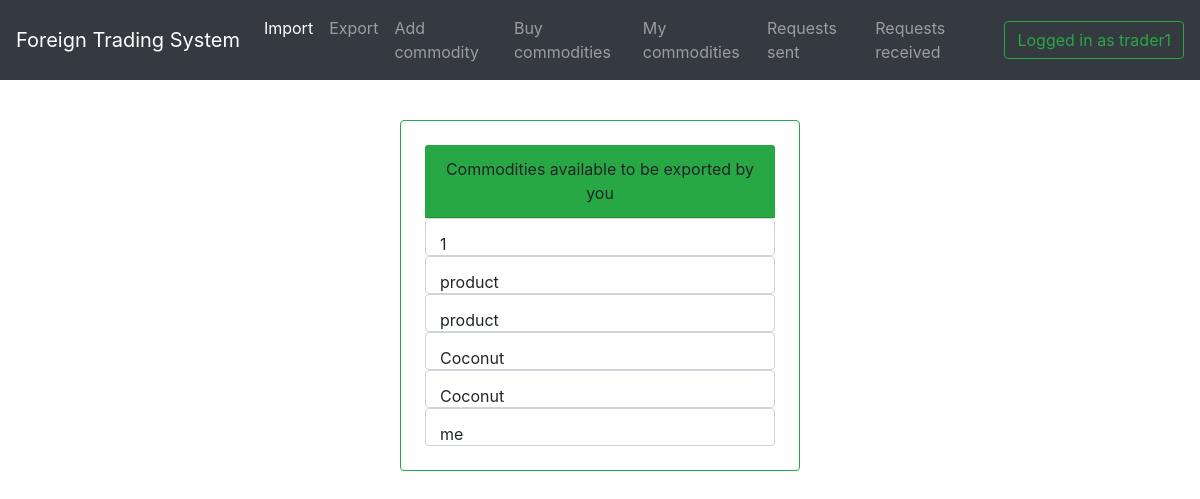
Before: /trade/mycommodities/view/ (signed in) with the older database file.
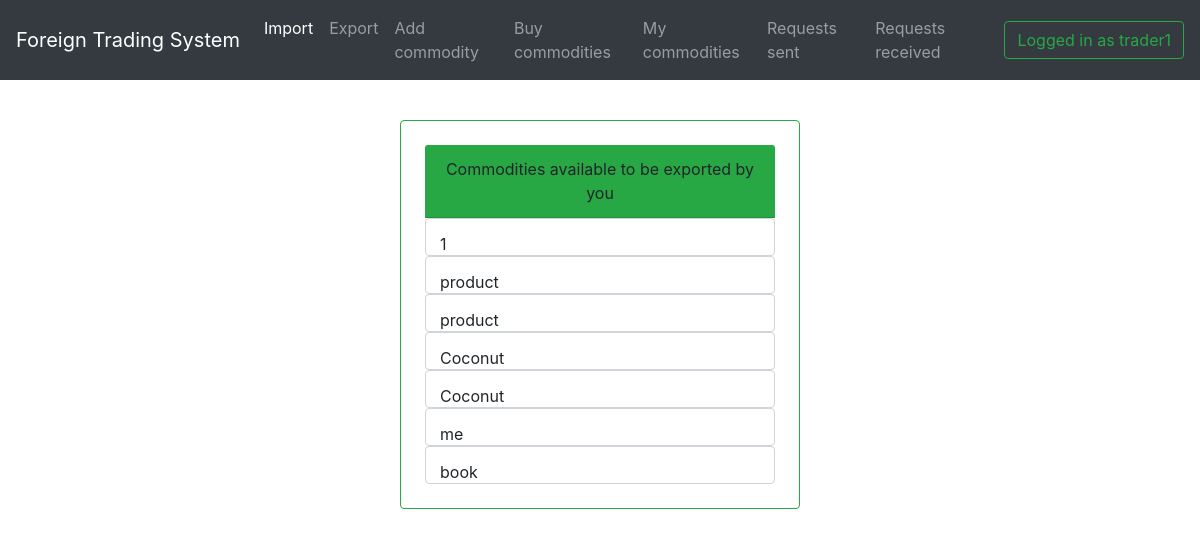
After: the same page with the newer database file.
### trade/models.py (models this page shows, shortened)
class Commodity(models.Model):
    commodityName = models.CharField( max_length = 50)
    exporterName = models.ForeignKey(User, on_delete=models.PROTECT)
    price = models.FloatField()
    quantityAvailable = models.IntegerField()
    description = models.TextField()

### trade/views.py (the view)
def myCommoditiesView(request):
    queryset = Commodity.objects.filter(exporterName = request.user)
    context = {
        'object_list' : queryset
    }
    return render(request, "trade/commodity_list.html", context)

### trade/templates/trade/commodity_list.html
{% extends 'basetemp.html' %}
{% block content %}
<center>
<div class="card border-success col-sm-4 mt-4 p-4">
<div class="card-header bg-success"> Commodities available to be exported by you</div>
<form>
  {% for obj in object_list %}
  <div class="form-control">
        <td><input type="text" readonly class="form-control-plaintext" value={{obj.commodityName}}></td>
  </div>
  {%endfor%}
</form>
</div>
</center>
{% endblock %}

Changed rows visible on the page:
added Commodity: commodityName "book"
